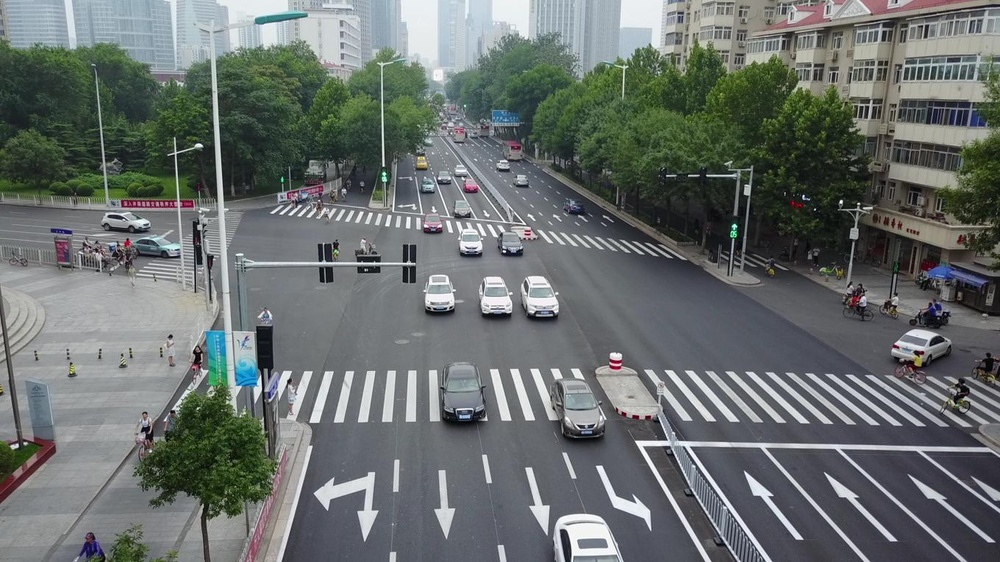
#> input picture 0000294_00000_d_0000053.jpg, 1000 x 562 px, shrunk from 1360 x 765 before the run, found by its file name
$ python 1.py   (older library calls are emulated)
#> lines starting #> are read from the running program, lines starting #| are printed output that depends on the picture
# [152 lines of commented-out code are left out]
import numpy as np
import matplotlib.pyplot as plt
from sklearn.decomposition import PCA
import scipy.ndimage
import cv2
from mpl_toolkits.mplot3d import Axes3D

# 读取输入图片
input_image_path = "E:/yoloxilie/v8/new_yolov8/0000294_00000_d_0000053.jpg"  # 修改为你的图像路径
input_image = cv2.imread(input_image_path, cv2.IMREAD_GRAYSCALE)
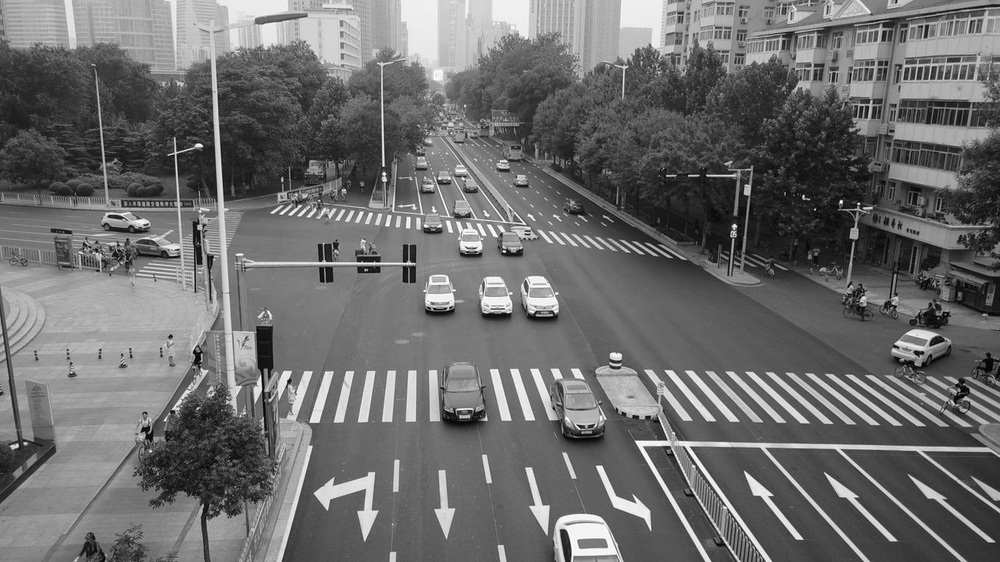
#> input_image: shape (562, 1000); min 0, max 255, mean 108.8

# Sobel 特征提取，作为输入特征图
def extract_sobel_features(image):
    sobel_x = cv2.Sobel(image, cv2.CV_64F, 1, 0, ksize=3)
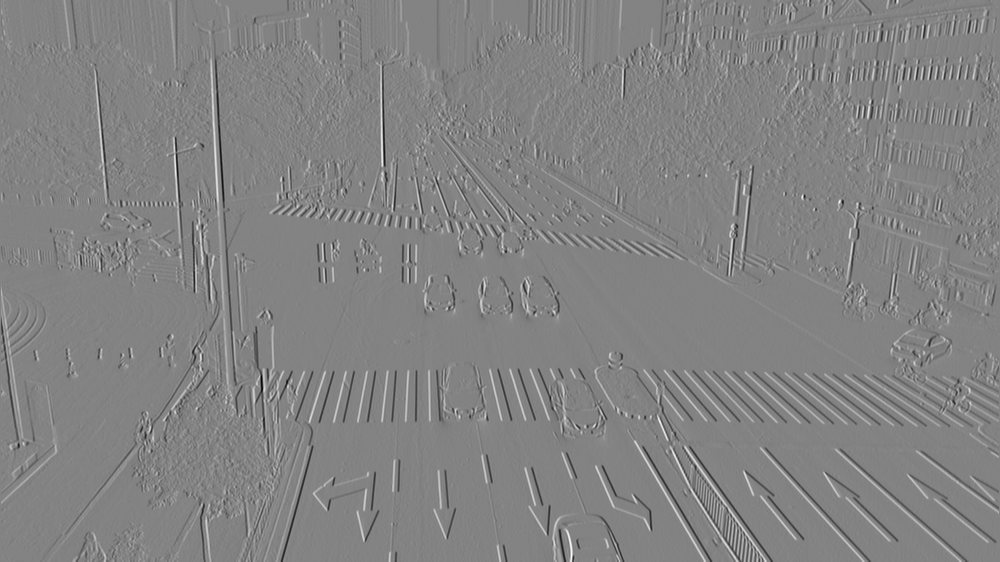
#> sobel_x: shape (562, 1000) float64; min -964, max 911, mean -0.2; drawn with min black and max white
    sobel_y = cv2.Sobel(image, cv2.CV_64F, 0, 1, ksize=3)
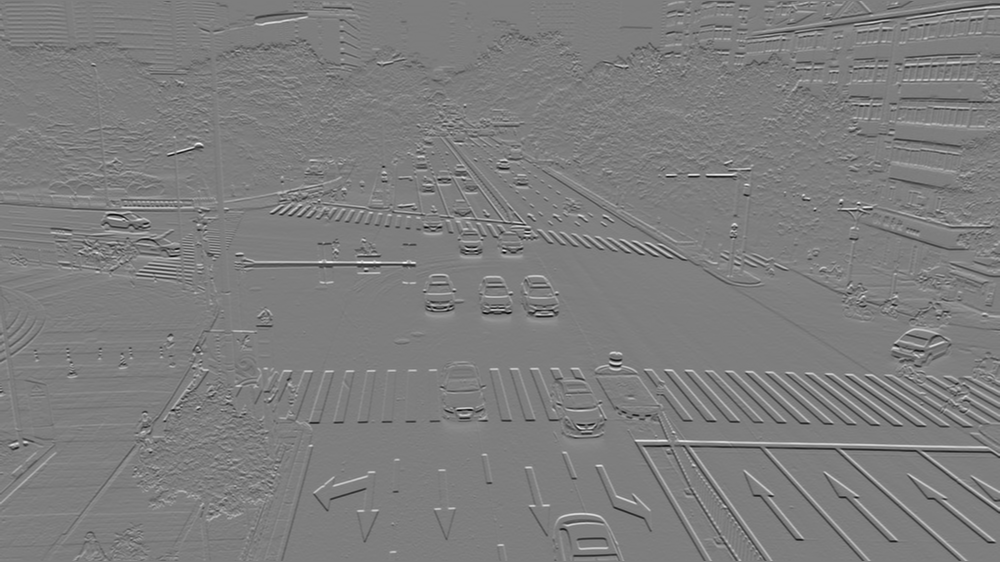
#> sobel_y: shape (562, 1000) float64; min -878, max 895, mean -1.2; drawn with min black and max white
    sobel_features = np.sqrt(sobel_x**2 + sobel_y**2)
    return sobel_features

features = extract_sobel_features(input_image)

# PCA 降维特征图
def pca_reduced_feature_map(features, save_path="pca_reduced_surface.png"):
    # 将特征进行扁平化，以便进行 PCA
#> called with save_path = 'pca_reduced_surface.png'
    flattened_features = features.reshape(-1, 1)
    pca = PCA(n_components=1)
    pca_features = pca.fit_transform(flattened_features)

    # 将 PCA 结果还原为与原始图像相同的形状
    pca_features_reshaped = pca_features.reshape(features.shape)

    # 创建 3D 绘图的数据
    X, Y = np.meshgrid(range(features.shape[1]), range(features.shape[0]))
    Z = pca_features_reshaped

    # 坐标值除以100
    X = X / 100
    Y = Y / 100
    Z = Z / 100

    # 绘制 3D 表面图
    fig = plt.figure()
    ax = fig.add_subplot(111, projection='3d')
    ax.plot_surface(X, Y, Z, cmap='coolwarm', edgecolor='none')
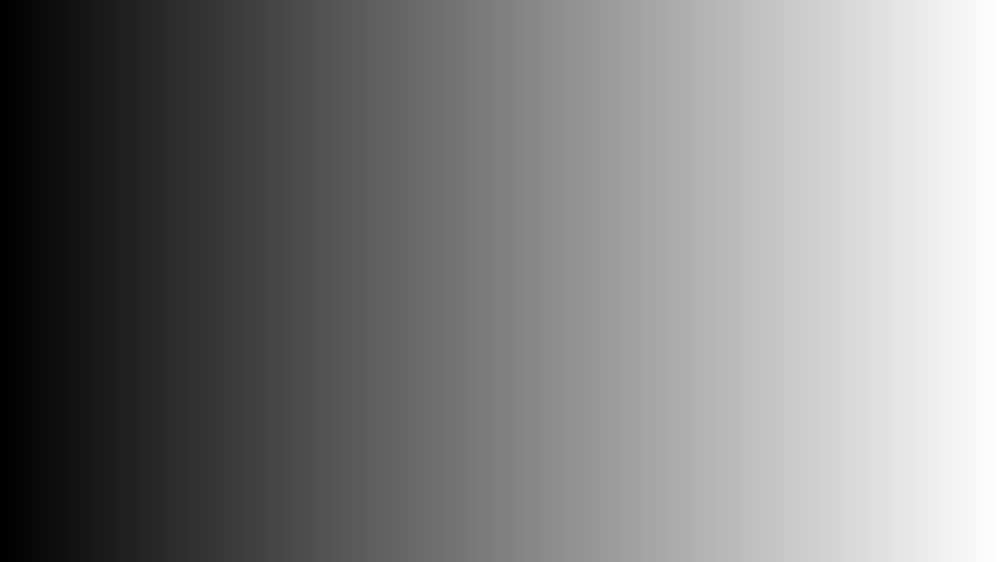
#> X: shape (562, 1000) float64; min 0, max 9.99, mean 5; drawn with min black and max white

    # 关闭网格线
    ax.grid(False)

    # 设置坐标轴标签
    ax.set_title("", fontsize=14, fontname="Times New Roman")
    ax.set_xlabel("Height", fontsize=14, fontname="Times New Roman")  # Y 轴放左边
    ax.set_ylabel("Width", fontsize=14, fontname="Times New Roman")   # X 轴放底部
    ax.set_zlabel("Activation", fontsize=14, fontname="Times New Roman")

    # 调整视角，交换 X 和 Y
    ax.view_init(elev=30, azim=-60)

    # 添加箭头
    # 为 X, Y, Z 坐标轴添加箭头
    ax.quiver(0, 0, 0, 0, Y.max(), 0, color='black', arrow_length_ratio=0.1)  # Y 轴（竖直）
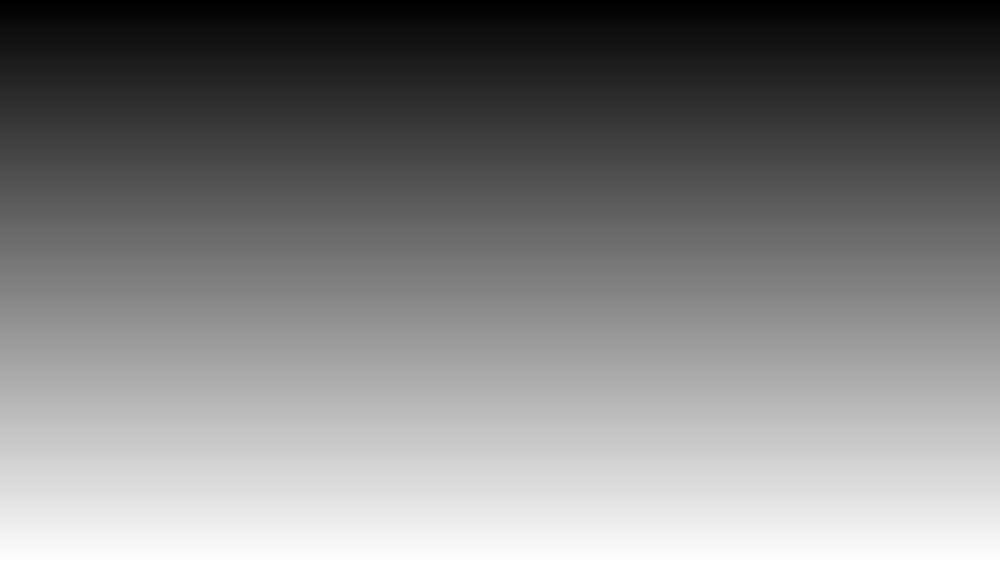
#> Y: shape (562, 1000) float64; min 0, max 5.61, mean 2.8; drawn with min black and max white
    ax.quiver(0, 0, 0, X.max(), 0, 0, color='black', arrow_length_ratio=0.1)  # X 轴（水平）
    ax.quiver(0, 0, 0, 0, 0, Z.max(), color='black', arrow_length_ratio=0.1)  # Z 轴（垂直）

    # 保存图像
    plt.savefig(save_path)
    plt.close()

# 插值特征图
def visualize_interpolated_surface(features, save_path="interpolated_surface.png"):
#> called with save_path = 'interpolated_surface.png'
    smoothed_features = scipy.ndimage.zoom(features, (1.5, 1.5), order=1)
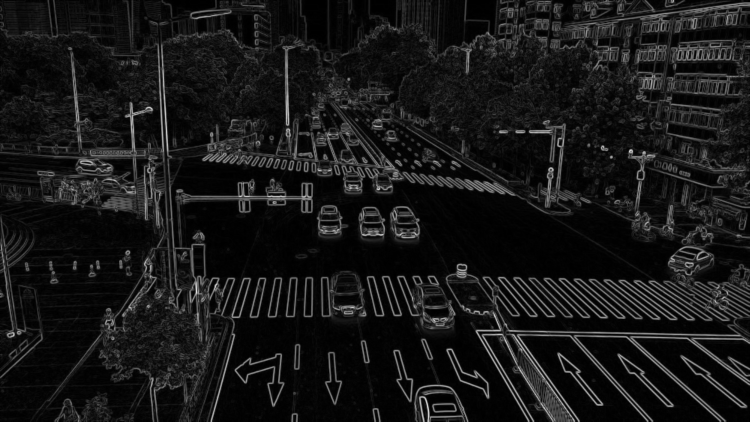
#> smoothed_features: shape (843, 1500) float64 (shown at 1/2 size); min 0, max 881.8, mean 82.1; drawn with min black and max white
    X, Y = np.meshgrid(range(smoothed_features.shape[1]), range(smoothed_features.shape[0]))
    Z = smoothed_features

    # 坐标值除以100
    X = X / 100
    Y = Y / 100
    Z = Z / 100
#> Z: shape (843, 1500) float64

    fig = plt.figure()
    ax = fig.add_subplot(111, projection='3d')
    ax.plot_surface(X, Y, Z, cmap='coolwarm', edgecolor='none')
#> X: shape (843, 1500) float64

    # 关闭网格线
    ax.grid(False)

    # 设置坐标轴标签
    ax.set_title("", fontsize=14, fontname="Times New Roman")
    ax.set_xlabel("Height", fontsize=14, fontname="Times New Roman")  # Y 轴放左边
    ax.set_ylabel("Width", fontsize=14, fontname="Times New Roman")   # X 轴放底部
    ax.set_zlabel("Activation", fontsize=14, fontname="Times New Roman")

    # 调整视角，交换 X 和 Y
    ax.view_init(elev=30, azim=-60)

    # 添加箭头
    # 为 X, Y, Z 坐标轴添加箭头
    ax.quiver(0, 0, 0, 0, Y.max(), 0, color='black', arrow_length_ratio=0.1)  # Y 轴（竖直）
#> Y: shape (843, 1500) float64
    ax.quiver(0, 0, 0, X.max(), 0, 0, color='black', arrow_length_ratio=0.1)  # X 轴（水平）
    ax.quiver(0, 0, 0, 0, 0, Z.max(), color='black', arrow_length_ratio=0.1)  # Z 轴（垂直）

    # 保存图像
    plt.savefig(save_path)
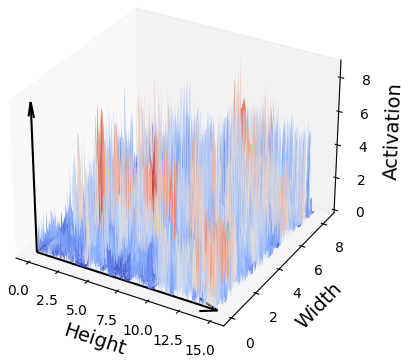
#> figure drawn by matplotlib, 1 panel
    plt.close()

# 调用各函数绘制并保存图片
pca_reduced_feature_map(features, save_path="pca_reduced_surface.png")
visualize_interpolated_surface(features, save_path="interpolated_surface.png")

$ run again, with 0000001_05499_d_0000010.jpg copied over 0000294_00000_d_0000053.jpg
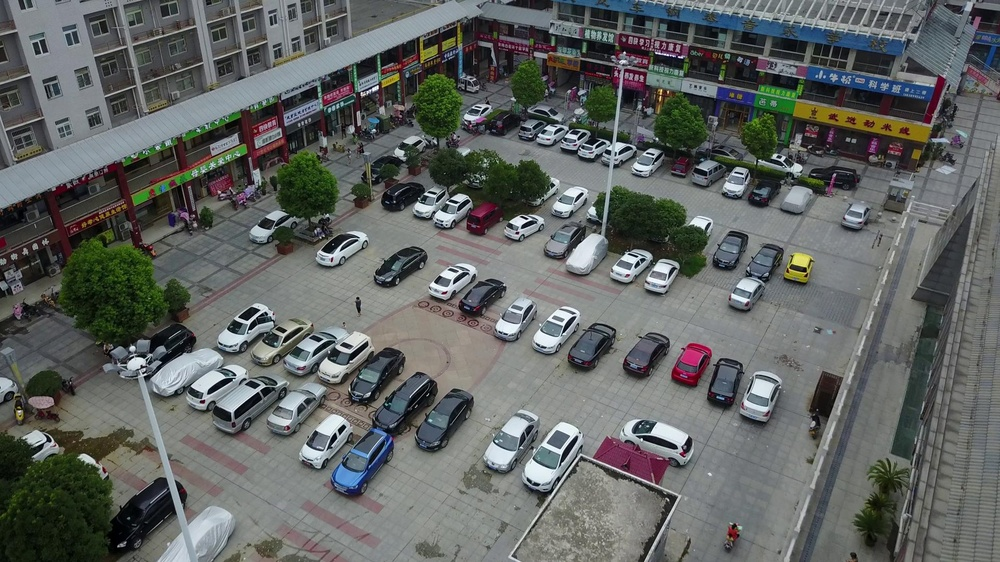
#> input picture 0000001_05499_d_0000010.jpg, 1000 x 562 px, shrunk from 1920 x 1080 before the run, found by its file name
#> in extract_sobel_features, `sobel_features = np.sqrt(sobel_x**2 + sobel_y**2)`:
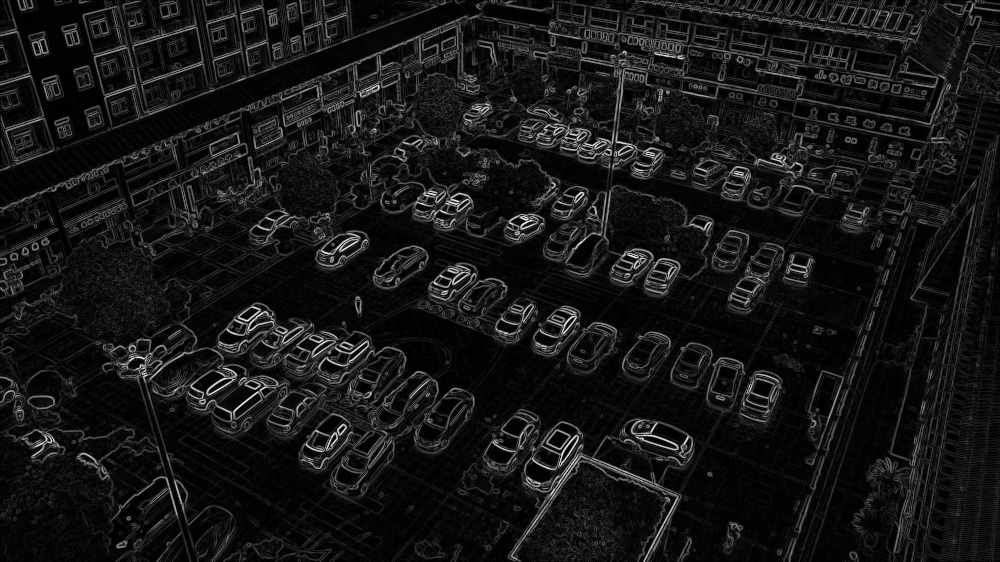
#> sobel_features: shape (562, 1000) float64; min 0, max 986.3, mean 88.1; drawn with min black and max white
#> in visualize_interpolated_surface, `plt.savefig(save_path)`:
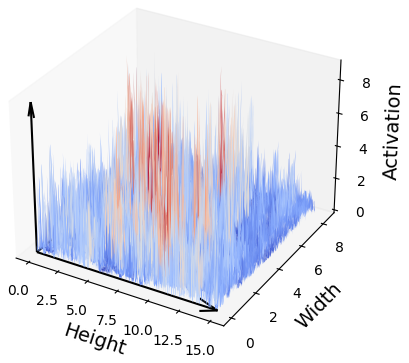
#> figure drawn by matplotlib, 1 panel
